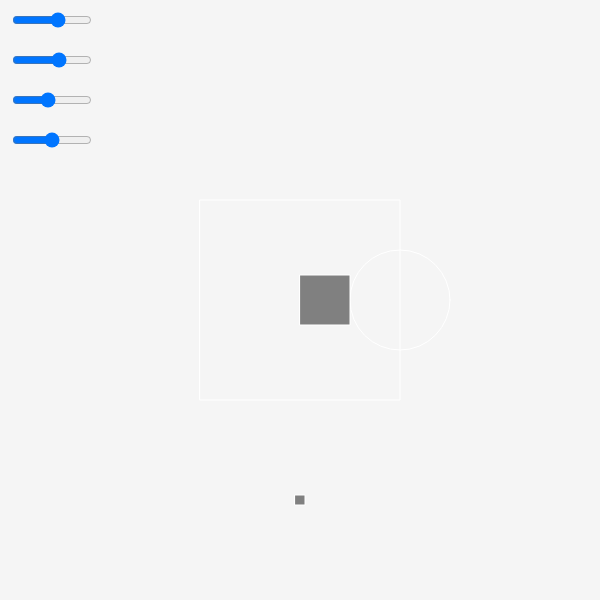
Frame 1 (no input)
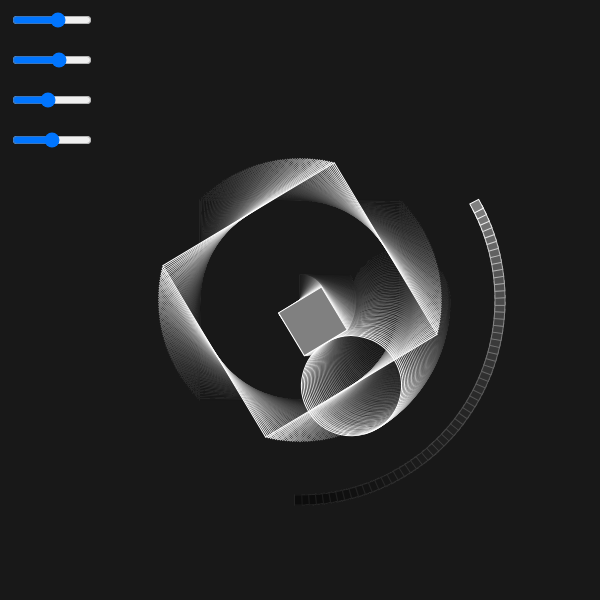
Frame 60 (no input)
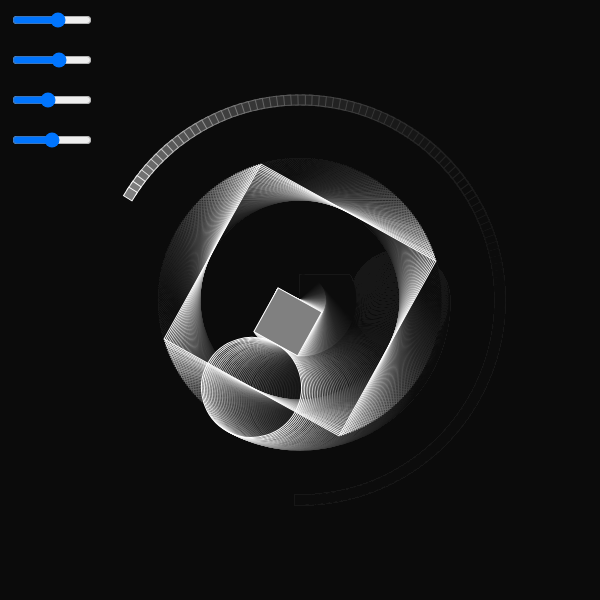
Frame 120 (the mouse pressed at the canvas centre since frame 60)

The p5.js sketch that drew these frames (run headless with seeded random() and noise() and a simulated clock; from frame 60 on, the mouse is pressed at the canvas centre):

// p5.js sketch
// ── sketch.js
let angle = 0;
let rectSizeSlider;
let ellipseSizeSlider;
let smallEllipseSizeSlider;
let smallRectColorSlider;

function setup() {
  createCanvas(600, 600);
  angleMode(DEGREES);

  // slider der formen
  rectSizeSlider = createSlider(50, 300, 200);
  rectSizeSlider.position(10, 10);
  rectSizeSlider.style('width', '80px');

  ellipseSizeSlider = createSlider(20, 150, 100);
  ellipseSizeSlider.position(10, 50);
  ellipseSizeSlider.style('width', '80px');

  smallEllipseSizeSlider = createSlider(10, 100, 50);
  smallEllipseSizeSlider.position(10, 90);
  smallEllipseSizeSlider.style('width', '80px');

  // slider für rechteck
  smallRectColorSlider = createSlider(0, 255, 128);
  smallRectColorSlider.position(10, 130);
  smallRectColorSlider.style('width', '80px');
}

function draw() {
  background(0, 0, 0, 10);
  noFill();
  stroke(255);
  rectMode(CENTER);

  push();
  translate(width / 2, height / 2);
  rotate(angle);

  // Slider werte
  let rectSize = rectSizeSlider.value();
  let ellipseSize = ellipseSizeSlider.value();
  let smallEllipseSize = smallEllipseSizeSlider.value();
  let smallRectColor = smallRectColorSlider.value();

  // Ellipse und rectangle
  rect(0, 0, rectSize, rectSize);
  ellipse(rectSize / 2, 0, ellipseSize, ellipseSize);

  
  fill(smallRectColor);
  rect(25, 0, smallEllipseSize, smallEllipseSize);

  pop();

  push();
  translate(width / 2, height / 2);
  rotate(-angle * 2);


  fill(smallRectColor);
  rect(0, 200, 10, 10);

  pop();

  // rotation
  angle = angle + 1;
}
